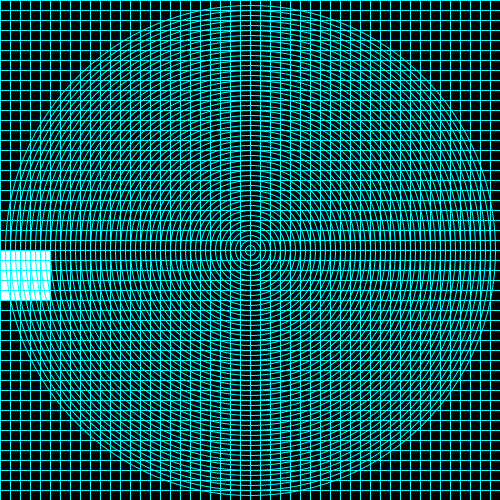
Frame 1 (no input)
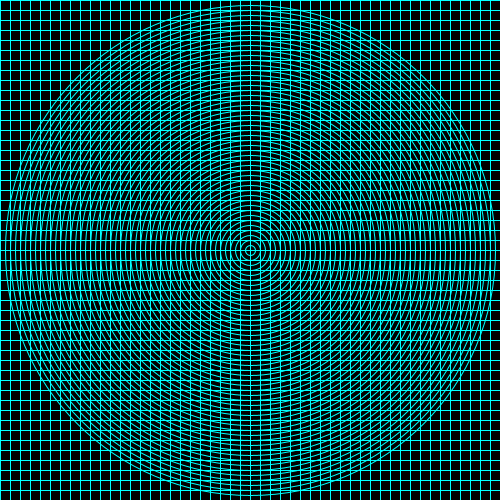
Frame 60 (the mouse pressed at the canvas centre just before this capture)
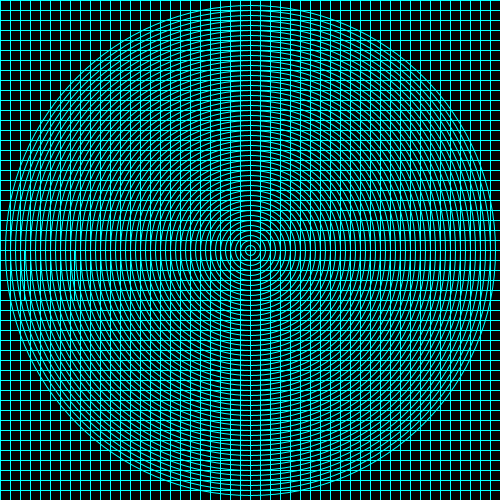
Frame 120 (the mouse held since frame 60 and released just before this capture)

The Processing sketch that drew these frames (run headless with seeded random() and noise(); from frame 60 on, the mouse is pressed at the canvas centre):

// Processing sketch: loops
// ── loops.pde
void setup()
{
  size(500, 500);
}

float x = 0.0f; 
float boxWidth = 50.0f;
float speed = 8.0f;

void draw()
{
  background(0);
  rect(x, height / 2, boxWidth, boxWidth);
  x += speed;
  if ((x + boxWidth > width) || ( x < 0))
  {
    speed = - speed;
  }
  stroke(0, 255, 255);
  for(int i = 0; i < width; i += 10)
  {
    line(i, 0, i, height);
  }
  
  int i = 0;
  while(i < height)
  {
    line(0, i, width, i);
    i += 10;
  }

  i = 0;
  noFill();
 
  do 
  {
    
    ellipse(width / 2, height / 2, i, i);
    i += 10;
  }
  while(i < height);
  
  
}
